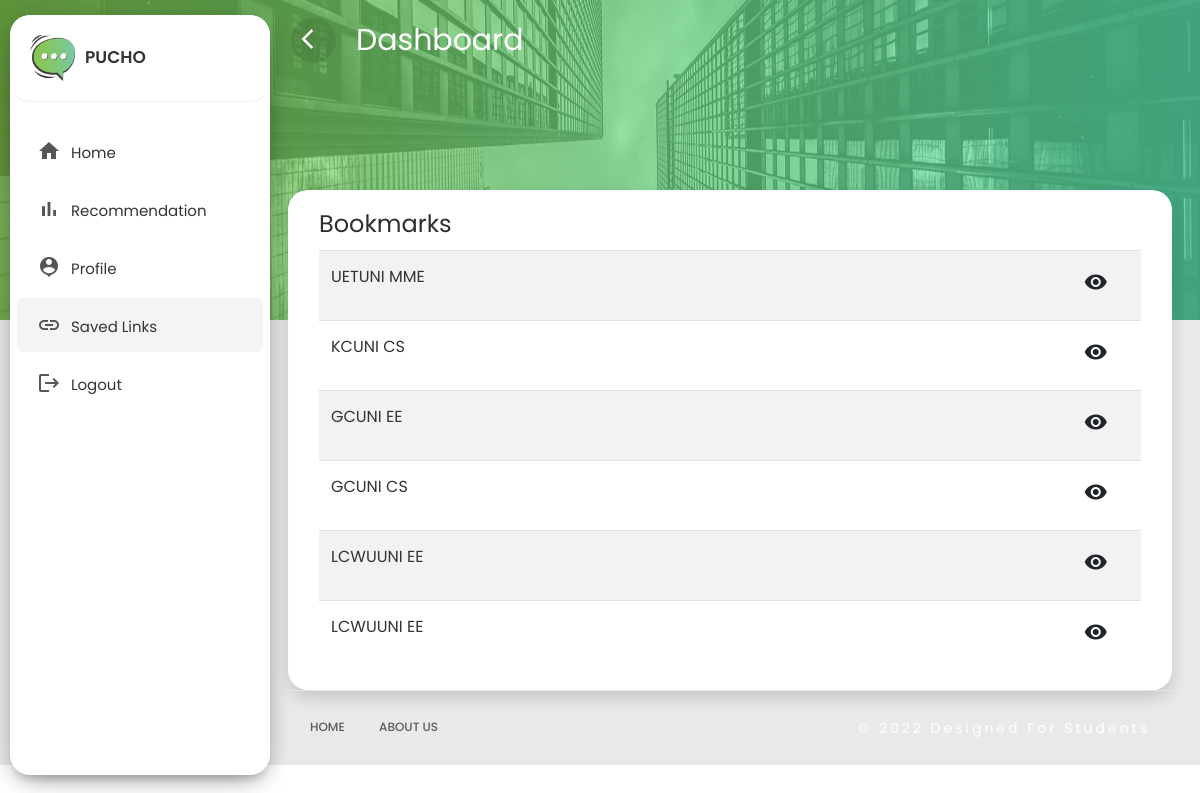
/savedlinks/ (signed in), run on an earlier commit of the app's database.
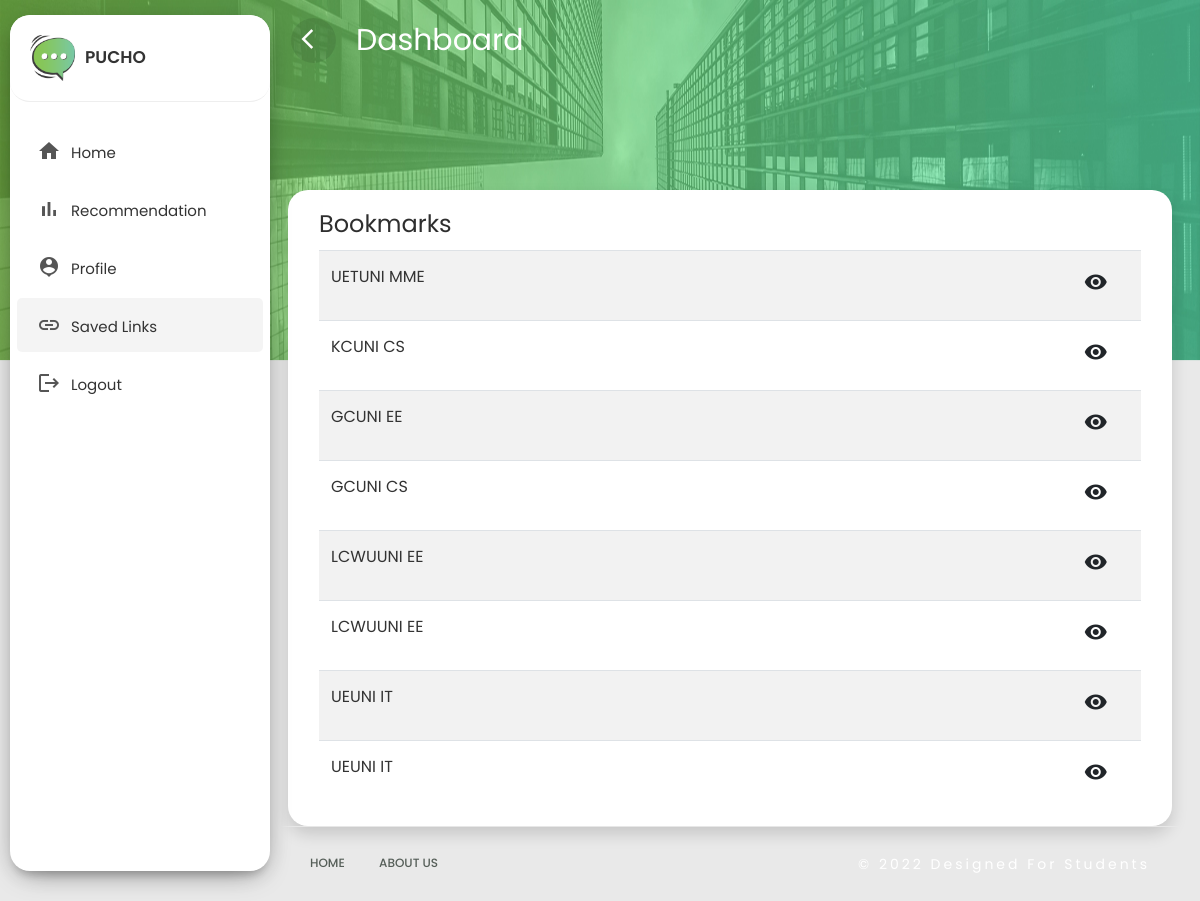
And on a later commit of the database.
### university/models.py (models this page shows, shortened)
class SavedItems(models.Model):
    user = models.ForeignKey(User, on_delete=models.CASCADE)
    item_page = models.CharField(max_length=100)
    item_name = models.CharField(max_length=100,blank=True,null=True,default=None)

### recommendation/views.py (the view)
# urls.py: path('savedlinks/', savedlinks, name="savedlinks"),
def savedlinks(request):
    query = SavedItems.objects.filter(user=request.user)
    return render(request, "saved.html", context={'query': query})

### templates/saved.html (shortened to what this page needs)
{% extends "chatbot.html" %}
{%  load static  %}
{% block content %}
  <head>
    <link rel="stylesheet" href="{% static 'css/bootstrap.min.css' %}">
    <link rel="stylesheet" href="{% static 'css/dashboard.css' %}">
  </head>
  <body>
    <div class="wrapper">
        <nav id="sidebar">
          <div class="sidebar-header">
            <h3><img src="{% static 'images/logo2.png' %}" class="image-fluid"/><span>Pucho</span></h3>
          </div>
          <ul class="list-unstyled components">
            <li>
              <a href="{% url 'home' %}" class="dashboard"><i class="material-icons">home</i><span>Home</span></a>
            </li>
            <li>
              <a href="{% url 'recommendation' %}" class="dashboard"><i class="material-icons">bar_chart</i><span>Recommendation</span></a>
            </li>
            <li>
              <a href="{% url 'profile' %}" class="dashboard"><i class="material-icons">person_pin</i><span>Profile</span></a>
            </li>
            <li class="active">
              <a href="{% url 'savedlinks' %}" class="dashboard"><i class="material-icons">link</i><span>Saved Links</span></a>
            </li>
            <li  class="">
              <a href="{% url 'logout' %}?next=/home" class="dashboard"><i class="material-icons">logout</i><span>Logout</span></a>
            </li>
          </ul>
        </nav>
        <div id="content">
          <div class="top-navbar">
            <nav class="navbar navbar-expand-lg">
              <div class="container-fluid">
                <div class="d-flex justify-content-start">
                  <button type="button" id="sidebarCollapse" class="d-xl-block d-lg-block d-md-mone d-none more-button2">
                    <span class="material-icons">arrow_back_ios</span>
                  </button>
                  <a class="navbar-brand"> Dashboard </a>
                </div>
              </div>
            </nav>
	        </div>
          <div class="bg-div">
            <img src="{% static 'images/bg4.jpg' %}" class="bg-success-gradient img-fluid" alt="">
          </div>
        	<div class="main-content">
            <div class="row content">
              <div class="col-lg-12 col-md-12 col-sm-12">
                <div class="profile-form shadow mx-2 bookmarks">
                  <div class="row mx-3">
                    <div class="col-lg-12 m-auto">
                      <div class="mt-3">
                        <h4>Bookmarks</h4>
                      </div>
                      <table class="table table-striped table-condensed">
                        <tbody>
                          {% for value in query %}
                          <tr>
                            <td>
                              <a href="{{value.item_page}}">{{value.item_name}}</a>
                            </td>
                            <td class="table-icon">
                              <a href="{{value.item_page}}">
                                <button type="button" name="button" class="btn ">
                                  <i class="material-icons">visibility</i>
                                </button>
                              </a>
                            </td>
                          </tr>
                          {% endfor %}
                        </tbody>
                      </table>
                    </div>
                  </div>
                </div>
              </div>
            </div>
            <footer class="footer">
              <div class="container-fluid">
               <div class="row">
                 <div class="col-md-6">
                   <nav class="d-flex">
                     <ul class="m-0 p-0">
                       <li>
                         <a href="home.html">
                           Home
                         </a>
                       </li>
                       <li>
                         <a href="about.html">
                           About Us
                         </a>
                       </li>
                     </ul>
                   </nav>
                 </div>
                 <div class="col-md-6">
                   <p class="copyright d-flex justify-content-end"> &copy 2022 Designed For Students</p>
                 </div>
               </div>
             </div>
            </footer>
          </div>
        </div>
      </div>
  </body>
{% endblock %}

### templates/chatbot.html (shortened to what this page needs)
{%  load static  %}
<!doctype html>
<html class="no-js" lang="en">
<head>
    <link rel="stylesheet" href="{% static 'css/header.css' %}">
</head>
<body>
    <section>
        {% block content %}{% endblock %}
    </section>
</body>
</html>

### static/css/header.css (style rules this page uses)
body { font-family: "Lato", sans-serif; font-weight: normal; font-style: normal; color: #6A6972; overflow-x: hidden; }
* { margin: 0; padding: 0; -webkit-box-sizing: border-box; -moz-box-sizing: border-box; box-sizing: border-box; }
img { max-width: 100%; }
i, span, a { display: inline-block; }
audio, canvas, iframe, img, svg, video { vertical-align: middle; }
h1, h2, h3, h4, h5, h6 { font-family: "Poppins", sans-serif; font-weight: 700; color: #2E2E2E; margin: 0px; }
h3 { font-size: 28px; }
h4 { font-size: 22px; }
ul, ol { margin: 0px; padding: 0px; list-style-type: none; }
p { font-size: 16px; font-weight: 400; line-height: 26px; color: #6A6972; margin: 0px; }
.navbar { padding: 10px 0; position: relative; transition: all 0.3s ease-out 0s; }
.navbar-brand { width: 30%; }
::placeholder { font-size: 16px; font-weight: 400; color: #535353; transition: all 0.3s ease-out 0s; }
.copyright { color: white; font-size: 14px; padding: 12px 0; letter-spacing: 3px; }

What changed in the data, as far as the page shows it:
added SavedItems: item_name "UEUNI IT"
added SavedItems: item_name "UEUNI IT"
